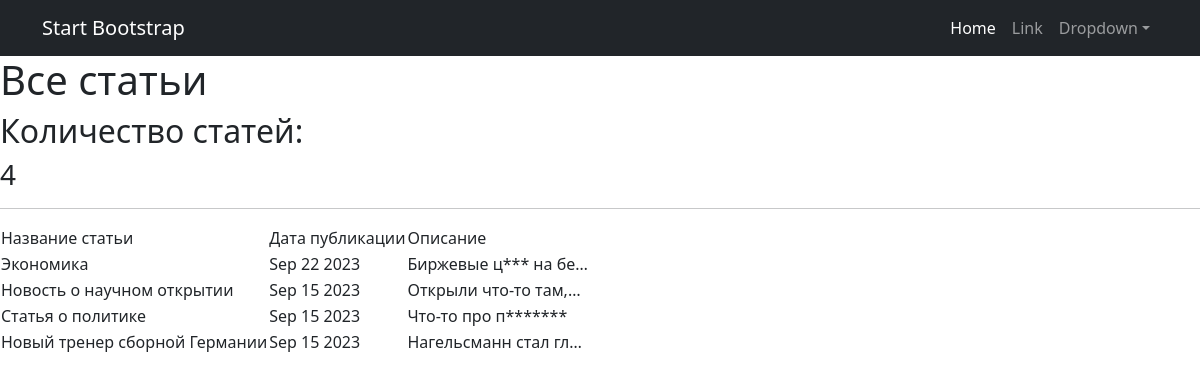
Page /news/ on the committed database.
### news/models.py (models this page shows, shortened)
class Post(models.Model):
    author = models.ForeignKey(Author, on_delete=models.CASCADE)
    categoryChoice = models.CharField(max_length=30, choices=Category_Choices, default=article)
    post_time_in = models.DateTimeField(auto_now_add=True)
    postCategory = models.ManyToManyField(Category, through='PostCategory')
    post_title = models.CharField(max_length=255)
    post_text = models.TextField()
    rating = models.SmallIntegerField(default=0)

### news/views.py (the view)
# urls.py: path('', PostsList.as_view()),
class PostsList(ListView):
    model = Post
    ordering = '-post_time_in'
    template_name = 'post_list.html'
    context_object_name = 'news'

### news/templatetags/custom_filters.py (called while the page is built)
@register.filter()
def censor(text):
    new_content = text
    for i in BADWORDS:
        new_content = new_content.replace(i, i[:1]+'*'*(len(i)-1))
    return new_content

### templates/post_list.html (shortened to what this page needs)
{% extends 'flatpages/default.html' %}
{% load custom_filters %}
{% block content %}
   <h1>Все статьи</h1>
    <h2> Количество статей:</h2>
   <h3>{{ news|length }}</h3>
   <hr>
   {% if news %}
       <table>
           <tr>
               <td>Название статьи</td>
               <td>Дата публикации</td>
               <td>Описание</td>
           </tr>
           {% for post in news %}
           <tr>
               <td>{{ post.post_title }}</td>
               <td>{{ post.post_time_in|date:'M d Y' }}</td>
               <td>{{ post.post_text|truncatechars:20|censor }}</td>
           </tr>
           {% endfor %}
       </table>
   {% else %}
       <h2>Статей нет!</h2>
   {% endif %}
{% endblock content %}

### templates/flatpages/default.html (shortened to what this page needs)
<!DOCTYPE html>
<html lang="en">
    <head>
        {% load static %}
        <link href="{% static 'css/styles.css' %}" rel="stylesheet" />
    </head>
    <body>
        <nav class="navbar navbar-expand-lg navbar-dark bg-dark">
            <div class="container">
                <a class="navbar-brand" href="#">Start Bootstrap</a>
                <div class="collapse navbar-collapse" id="navbarSupportedContent">
                    <ul class="navbar-nav ms-auto mb-2 mb-lg-0">
                        <li class="nav-item"><a class="nav-link active" aria-current="page" href="#">Home</a></li>
                        <li class="nav-item"><a class="nav-link" href="#">Link</a></li>
                        <li class="nav-item dropdown">
                            <a class="nav-link dropdown-toggle" id="navbarDropdown" href="#" role="button" data-bs-toggle="dropdown" aria-expanded="false">Dropdown</a>
                        </li>
                    </ul>
                </div>
            </div>
        </nav>
        {% block content %}{% endblock content %}
    </body>
</html>

### rows in the picture
Post: post_title "Экономика", post_time_in "Sep 22 2023", post_text|censor "Биржевые ц*** на бе…"
Post: post_title "Новость о научном открытии", post_time_in "Sep 15 2023", post_text|censor "Открыли что-то там,…"
Post: post_title "Статья о политике", post_time_in "Sep 15 2023", post_text|censor "Что-то про п*******"
Post: post_title "Новый тренер сборной Германии", post_time_in "Sep 15 2023", post_text|censor "Нагельсманн стал гл…"

### other values in the picture
{{ news|length }} "4"
